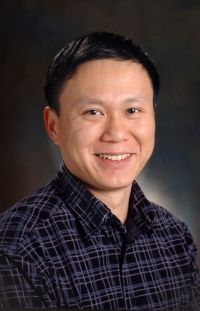
#> input picture faceRec/images/JianPei.0.jpg, 200 x 311 px, found by its file name
$ python facecrop.py   (older library calls are emulated)
#> lines starting #> are read from the running program, lines starting #| are printed output that depends on the picture
import sys, math, Image

def Distance(p1,p2):
    dx = p2[0] - p1[0]
    dy = p2[1] - p1[1]
    return math.sqrt(dx*dx+dy*dy)

def ScaleRotateTranslate(image, angle, center = None, new_center = None, scale = None, resample=Image.BICUBIC):
    if (scale is None) and (center is None):
        return image.rotate(angle=angle, resample=resample)
    nx,ny = x,y = center
    sx=sy=1.0
    if new_center:
        (nx,ny) = new_center
    if scale:
        (sx,sy) = (scale, scale)
    cosine = math.cos(angle)
    sine = math.sin(angle)
    a = cosine/sx
    b = sine/sx
    c = x-nx*a-ny*b
    d = -sine/sy
    e = cosine/sy
    f = y-nx*d-ny*e
    return image.transform(image.size, Image.AFFINE, (a,b,c,d,e,f), resample=resample)

def CropFace(image, eye_left=(0,0), eye_right=(0,0), offset_pct=(0.2,0.2), dest_sz = (70,70)):
    # calculate offsets in original image
    offset_h = math.floor(float(offset_pct[0])*dest_sz[0])
    offset_v = math.floor(float(offset_pct[1])*dest_sz[1])
    # get the direction
    eye_direction = (eye_right[0] - eye_left[0], eye_right[1] - eye_left[1])
    # calc rotation angle in radians
    rotation = -math.atan2(float(eye_direction[1]),float(eye_direction[0]))
    # distance between them
    dist = Distance(eye_left, eye_right)
    # calculate the reference eye-width
    reference = dest_sz[0] - 2.0*offset_h
    # scale factor
    scale = float(dist)/float(reference)
    # rotate original around the left eye
    image = ScaleRotateTranslate(image, center=eye_left, angle=rotation)
    # crop the rotated image
    crop_xy = (eye_left[0] - scale*offset_h, eye_left[1] - scale*offset_v)
    crop_size = (dest_sz[0]*scale, dest_sz[1]*scale)
    image = image.crop((int(crop_xy[0]), int(crop_xy[1]), int(crop_xy[0]+crop_size[0]), int(crop_xy[1]+crop_size[1])))
    # resize it
    image = image.resize(dest_sz, Image.ANTIALIAS)
    return image

if __name__ == "__main__":
    image =    Image.open("JianPei.0.jpg")
#> image is the input picture: PIL image 200x311 RGB; mean R, G, B 67.4, 53.5, 53.1
    CropFace(image, eye_left=(91,112), eye_right=(132,110), offset_pct=(0.1,0.1), dest_sz=(200,200)).save("arnie_10_10_200_200.jpg")
#> in ScaleRotateTranslate, `return image.transform(image.size, Image.AFFINE, (a,b,c,d,e,f), resamp..`:
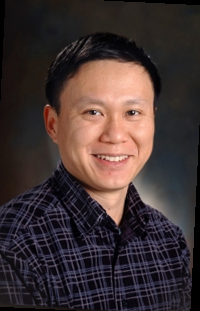
#> returned value: PIL image 200x311 RGB; mean R, G, B 65.9, 52.2, 51.8
#> in CropFace, `image = image.crop((int(crop_xy[0]), int(crop_xy[1]), int(crop_xy[0]+c..`:
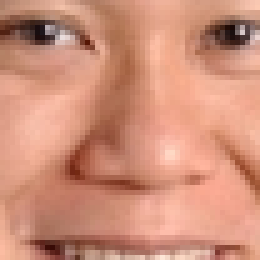
#> image: PIL image 52x52 RGB (shown 5 times larger); mean R, G, B 207, 143.9, 121.3
#> in CropFace, `image = image.resize(dest_sz, Image.ANTIALIAS)`:
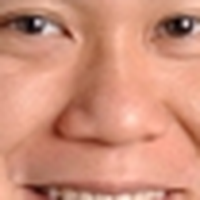
#> image: PIL image 200x200 RGB; mean R, G, B 207, 143.9, 121.3
    CropFace(image, eye_left=(91,112), eye_right=(132,110), offset_pct=(0.25,0.25)).save("arnie_20_20_70_70.jpg")
#> call 2 of CropFace, with eye_left = (91, 112), eye_right = (132, 110), offset_pct = (0.25, 0.25), dest_sz = (70, 70)
#> in CropFace (call 2), `image = image.crop((int(crop_xy[0]), int(crop_xy[1]), int(crop_xy[0]+c..`:
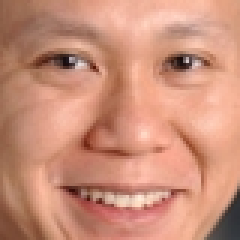
#> image: PIL image 80x80 RGB (shown 3 times larger); mean R, G, B 203.2, 143.8, 121.3
#> in CropFace (call 2), `image = image.resize(dest_sz, Image.ANTIALIAS)`:
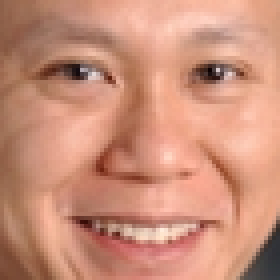
#> image: PIL image 70x70 RGB (shown 4 times larger); mean R, G, B 203.2, 143.8, 121.3

$ run again, with faceRec/images/AlexandraFedorova.0.jpg copied over faceRec/images/JianPei.0.jpg
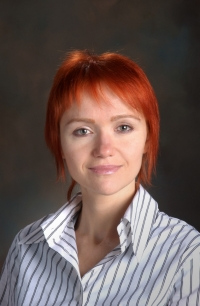
#> input picture faceRec/images/AlexandraFedorova.0.jpg, 200 x 306 px, found by its file name
#> image is the input picture: PIL image 200x306 RGB; mean R, G, B 106.2, 89, 85
#> in ScaleRotateTranslate, `return image.transform(image.size, Image.AFFINE, (a,b,c,d,e,f), resamp..`:
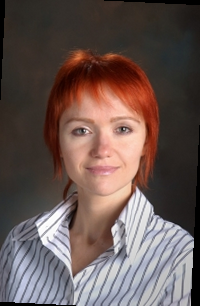
#> returned value: PIL image 200x306 RGB; mean R, G, B 103.8, 86.6, 82.6
#> in CropFace (call 2), `image = image.resize(dest_sz, Image.ANTIALIAS)`:
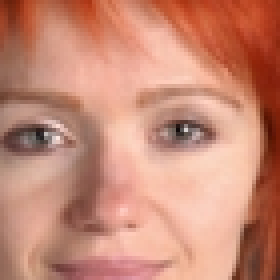
#> image: PIL image 70x70 RGB (shown 4 times larger); mean R, G, B 200, 137.8, 117.3

$ run again, with faceRec/images/AndreiBulatov.0.jpg copied over faceRec/images/JianPei.0.jpg
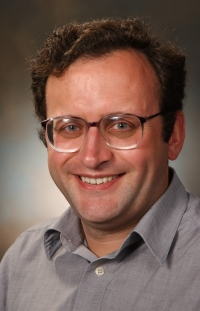
#> input picture faceRec/images/AndreiBulatov.0.jpg, 200 x 311 px, found by its file name
#> image is the input picture: PIL image 200x311 RGB; mean R, G, B 120.9, 95.1, 85.1
#> in CropFace, `image = image.resize(dest_sz, Image.ANTIALIAS)`:
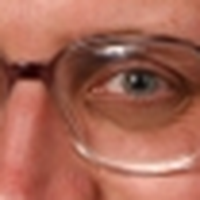
#> image: PIL image 200x200 RGB; mean R, G, B 168, 102.7, 85.7
#> in CropFace (call 2), `image = image.resize(dest_sz, Image.ANTIALIAS)`:
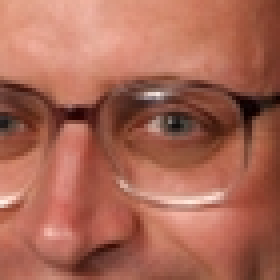
#> image: PIL image 70x70 RGB (shown 4 times larger); mean R, G, B 169.5, 103.3, 85.2

$ run again, with faceRec/images/AnthonyDixon.0.jpg copied over faceRec/images/JianPei.0.jpg
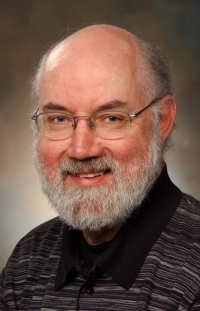
#> input picture faceRec/images/AnthonyDixon.0.jpg, 200 x 311 px, found by its file name
#> image is the input picture: PIL image 200x311 RGB; mean R, G, B 110.3, 83.6, 71.5
#> in ScaleRotateTranslate, `return image.transform(image.size, Image.AFFINE, (a,b,c,d,e,f), resamp..`:
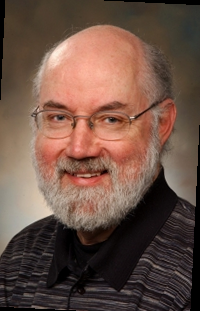
#> returned value: PIL image 200x311 RGB; mean R, G, B 107.6, 81.2, 69.3
#> in CropFace (call 2), `image = image.resize(dest_sz, Image.ANTIALIAS)`:
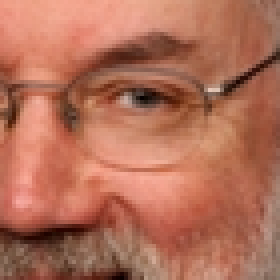
#> image: PIL image 70x70 RGB (shown 4 times larger); mean R, G, B 178.1, 110.7, 88.3
